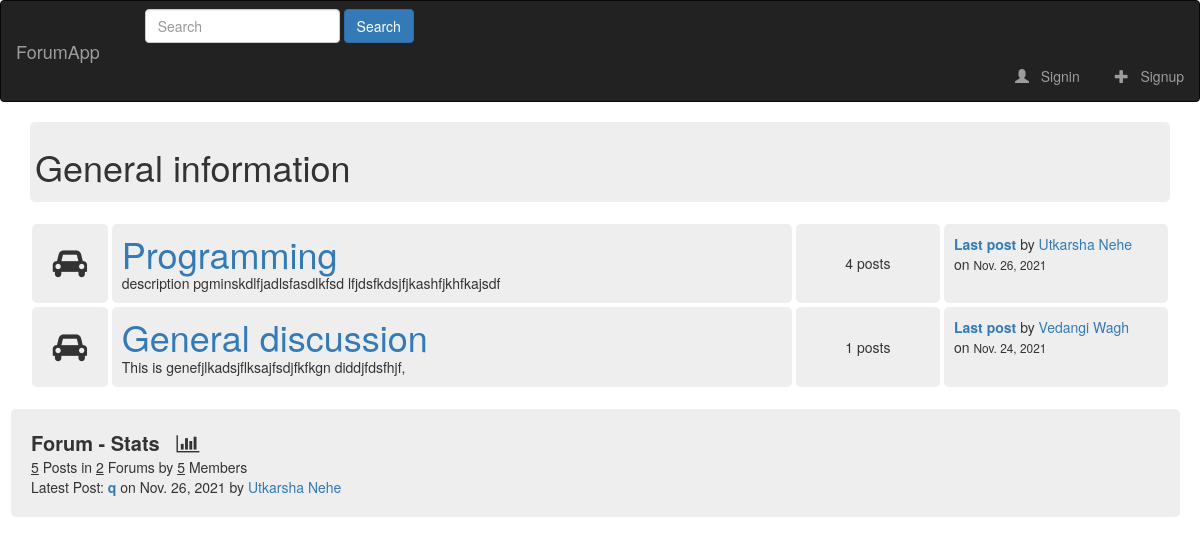
The page / on the database its author committed.
### online_forum/models.py (models this page shows, shortened)
class Category(models.Model):
    title = models.CharField(max_length=100)
    slug = models.SlugField(max_length=200, unique=True, blank=True)
    description = models.TextField(default="Description")
    class Meta:
        verbose_name_plural = "Categories"
    def get_url(self):
        return reverse("posts", kwargs={
            'slug': self.slug
        })
    @property
    def number_of_posts(self):
        return Post.objects.filter(categories=self).count()
    @property
    def last_post(self):
        return Post.objects.filter(categories=self).latest('timestamp')

class Post(models.Model):
    title = models.CharField(max_length=1000)
    slug = models.SlugField(max_length=1500, unique=True, blank=True)
    author = models.ForeignKey(Author, on_delete=models.CASCADE)
    content = HTMLField()
    categories = models.ManyToManyField(Category)
    timestamp = models.DateTimeField(auto_now_add=True)
    approved = models.BooleanField(default=False)
    hit_count_generic = GenericRelation(HitCount, object_id_field='object_pk',
                                        related_query_name='hit_count_generic_relation')
    tags = TaggableManager()
    comments = models.ManyToManyField(Comment, blank=True)
    closed = models.BooleanField(default=False)
    state = models.CharField(max_length=40, default='zero')
    def get_url(self):
        return reverse("post-detail", kwargs={
            'slug': self.slug
        })

class Author(models.Model):
    user = models.ForeignKey(User, on_delete=models.CASCADE)
    full_name = models.CharField(max_length=255, blank=True)
    slug = models.SlugField(max_length=512, unique=True, blank=True)
    bio = HTMLField()
    points = models.IntegerField(default=0)
    profile_pic = ResizedImageField(size=[50, 80], quality=100, upload_to='authors', default=None, blank=False)

### online_forum/views.py (the view)
# urls.py: path('', views.index, name='index'),
def index(request):
    forums = Category.objects.all()
    number_of_posts = Post.objects.all().count()
    number_of_users = User.objects.all().count()
    number_of_forums = forums.count()
    try:
        last_post = Post.objects.latest("timestamp")
    except:
        last_post = []
    context = {
        'forums': forums,
        'number_of_posts': number_of_posts,
        'number_of_users': number_of_users,
        'number_of_forums': number_of_forums,
        'last_post': last_post,
        'title': 'Forum App'
    }
    return render(request, 'index.html', context)

### online_forum/context_processors.py (called while the page is built, shortened)
def search(request):
    search_context = {}
    posts = Post.objects.all()
    return search_context

### templates/index.html (shortened to what this page needs)
{% extends 'base.html' %}
{% block content %}
    <div class="container">
        <div class="forum-title">
            <h1>General information</h1>
        </div>
        <div class="forum-list">
            {% for forum in forums %}
            <div class="forum-row">
                <div class="forum-icon forum-column center">
                    <i class="fa fa-car"></i>
                </div>
                <div class="forum-description forum-column">
                    <h1><a href="{{ forum.get_url }}">{{ forum.title }}</a></h1>
                    <p>{{ forum.description }}</p>
                </div>
                <div class="forum-stats forum-column center">
                    <span>{{ forum.number_of_posts }} posts</span>
                </div>
                <div class="forum-info forum-column">
                    <b><a href="{{ forum.last_post.get_url }}">Last post</a></b>
                    by <a href="#">{{ forum.last_post.author.full_name }}</a>
                    <br/>
                    on <small>{{ forum.last_post.timestamp|date }}</small>
                </div>
            </div>
            {% endfor %}
        </div>
    </div>
    <div class="forum-app-stats">
        <div class="forum-app-stats-title">
            Forum - Stats &nbsp; <i class="fa fa-bar-chart"></i>
        </div>
        <div>
            <span><u>{{ number_of_posts }}</u> Posts in <u>{{ number_of_forums }}</u> Forums by <u>{{ number_of_users }}</u> Members</span><br/>
            <span>Latest Post: <b><a href="{{ last_post.get_url }}">{{ last_post.title }}</a>
            </b> on {{ last_post.timestamp|date }} by <a href="">{{ last_post.author.full_name|title }}</a> </span>
        </div>
    </div>
{% endblock content %}

### static/style.css (style rules this page uses)
html { font-size: 14px; font-family: 'sans-serif'; }
.container { margin-top: 20px; margin-left: 10px; margin-right: 20px; }
.forum-list { margin-top: 20px; }
.forum-title { background-color: #EEEEEE; padding: 5px; border-radius: 5px; }
.forum-description * { margin-block: 0; }
.forum-row { display: grid; grid-template-columns: 7% 60% 13% 20%; }
.forum-column { padding: 10px; margin: 2px; border-radius: 5px; background-color: #EEEEEE; }
.center { display: flex; justify-content: center; align-items: center; }
.forum-icon i { font-size: 30px; }
.forum-app-stats { padding: 20px; background-color: #EEEEEE; margin-top: 20px; margin-left: 11px; margin-right: 20px; margin-bottom: 20px; border-radius: 5px; }
.forum-app-stats-title { font-size: 20px; font-weight: bold; }

### rows shown on the page
Category: title "Programming", description "description pgminskdlfjadlsfasdlkfsd lfjdsfkdsjfjkashfjkhfkajsdf", number_of_posts "4", last_post.author.full_name "Utkarsha Nehe", last_post.timestamp "Nov. 26, 2021"
Category: title "General discussion", description "This is genefjlkadsjflksajfsdjfkfkgn diddjfdsfhjf,", number_of_posts "1", last_post.author.full_name "Vedangi Wagh", last_post.timestamp "Nov. 24, 2021"
Post: title "q", timestamp "Nov. 26, 2021", author.full_name "Utkarsha Nehe"

### other values the page prints
{{ number_of_posts }} "5"
{{ number_of_forums }} "2"
{{ number_of_users }} "5"
